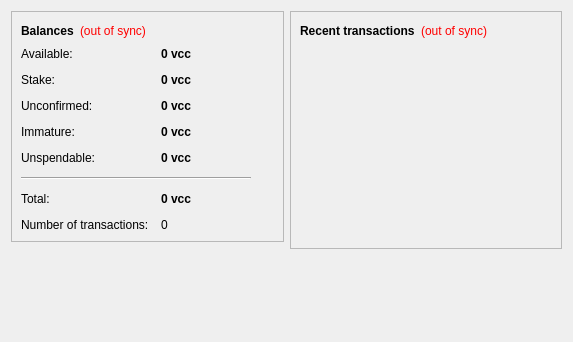
<?xml version="1.0" encoding="UTF-8"?>
<ui version="4.0">
 <class>OverviewPage</class>
 <widget class="QWidget" name="OverviewPage">
  <property name="geometry">
   <rect>
    <x>0</x>
    <y>0</y>
    <width>573</width>
    <height>342</height>
   </rect>
  </property>
  <property name="windowTitle">
   <string>Form</string>
  </property>
  <layout class="QHBoxLayout" name="horizontalLayout" stretch="1,1">
   <item>
    <layout class="QVBoxLayout" name="verticalLayout_2">
     <item>
      <widget class="QFrame" name="frame">
       <property name="frameShape">
        <enum>QFrame::StyledPanel</enum>
       </property>
       <property name="frameShadow">
        <enum>QFrame::Raised</enum>
       </property>
       <layout class="QVBoxLayout" name="verticalLayout_4">
        <item>
         <layout class="QHBoxLayout" name="horizontalLayout_4">
          <item>
           <widget class="QLabel" name="label_5">
            <property name="font">
             <font>
              <weight>75</weight>
              <bold>true</bold>
             </font>
            </property>
            <property name="text">
             <string>Balances</string>
            </property>
           </widget>
          </item>
          <item>
           <widget class="QLabel" name="labelWalletStatus">
            <property name="toolTip">
             <string>The displayed information may be out of date. Your wallet automatically synchronizes with the VCLASSICCOIN network after a connection is established, but this process has not completed yet.</string>
            </property>
            <property name="styleSheet">
             <string notr="true">QLabel { color: red; }</string>
            </property>
            <property name="text">
             <string notr="true">(out of sync)</string>
            </property>
            <property name="alignment">
             <set>Qt::AlignLeading|Qt::AlignLeft|Qt::AlignVCenter</set>
            </property>
           </widget>
          </item>
          <item>
           <spacer name="horizontalSpacer_2">
            <property name="orientation">
             <enum>Qt::Horizontal</enum>
            </property>
            <property name="sizeHint" stdset="0">
             <size>
              <width>40</width>
              <height>20</height>
             </size>
            </property>
           </spacer>
          </item>
         </layout>
        </item>
        <item>
         <layout class="QFormLayout" name="formLayout_2">
          <property name="fieldGrowthPolicy">
           <enum>QFormLayout::AllNonFixedFieldsGrow</enum>
          </property>
          <property name="horizontalSpacing">
           <number>12</number>
          </property>
          <property name="verticalSpacing">
           <number>12</number>
          </property>
          <item row="0" column="0">
           <widget class="QLabel" name="labelAvailableText">
            <property name="toolTip">
             <string>Your current available balance</string>
            </property>
            <property name="text">
             <string>Available:</string>
            </property>
           </widget>
          </item>
          <item row="0" column="1">
           <widget class="QLabel" name="labelAvailable">
            <property name="font">
             <font>
              <weight>75</weight>
              <bold>true</bold>
             </font>
            </property>
            <property name="cursor">
             <cursorShape>IBeamCursor</cursorShape>
            </property>
            <property name="toolTip">
             <string>Your current available balance</string>
            </property>
            <property name="text">
             <string notr="true">0 vcc</string>
            </property>
            <property name="alignment">
             <set>Qt::AlignLeading|Qt::AlignLeft|Qt::AlignVCenter</set>
            </property>
            <property name="textInteractionFlags">
             <set>Qt::LinksAccessibleByMouse|Qt::TextSelectableByKeyboard|Qt::TextSelectableByMouse</set>
            </property>
           </widget>
          </item>
          <item row="1" column="0">
           <widget class="QLabel" name="label_6">
            <property name="toolTip">
             <string>Total of coins that was staked, and do not yet count toward the current balance</string>
            </property>
            <property name="text">
             <string>Stake:</string>
            </property>
           </widget>
          </item>
          <item row="1" column="1">
           <widget class="QLabel" name="labelStake">
            <property name="font">
             <font>
              <weight>75</weight>
              <bold>true</bold>
             </font>
            </property>
            <property name="cursor">
             <cursorShape>IBeamCursor</cursorShape>
            </property>
            <property name="toolTip">
             <string>Total of coins that was staked, and do not yet count toward the current balance</string>
            </property>
            <property name="text">
             <string notr="true">0 vcc</string>
            </property>
            <property name="alignment">
             <set>Qt::AlignLeading|Qt::AlignLeft|Qt::AlignVCenter</set>
            </property>
            <property name="textInteractionFlags">
             <set>Qt::LinksAccessibleByMouse|Qt::TextSelectableByKeyboard|Qt::TextSelectableByMouse</set>
            </property>
           </widget>
          </item>
          <item row="2" column="0">
           <widget class="QLabel" name="label_3">
            <property name="toolTip">
             <string>Total of transactions that have yet to be confirmed, and do not yet count toward the current balance</string>
            </property>
            <property name="text">
             <string>Unconfirmed:</string>
            </property>
           </widget>
          </item>
          <item row="2" column="1">
           <widget class="QLabel" name="labelUnconfirmed">
            <property name="font">
             <font>
              <weight>75</weight>
              <bold>true</bold>
             </font>
            </property>
            <property name="cursor">
             <cursorShape>IBeamCursor</cursorShape>
            </property>
            <property name="toolTip">
             <string>Total of transactions that have yet to be confirmed, and do not yet count toward the current balance</string>
            </property>
            <property name="text">
             <string notr="true">0 vcc</string>
            </property>
            <property name="alignment">
             <set>Qt::AlignLeading|Qt::AlignLeft|Qt::AlignVCenter</set>
            </property>
            <property name="textInteractionFlags">
             <set>Qt::LinksAccessibleByMouse|Qt::TextSelectableByKeyboard|Qt::TextSelectableByMouse</set>
            </property>
           </widget>
          </item>
          <item row="3" column="0">
           <widget class="QLabel" name="labelImmatureText">
            <property name="toolTip">
             <string>Mined balance that has not yet matured</string>
            </property>
            <property name="text">
             <string>Immature:</string>
            </property>
           </widget>
          </item>
          <item row="3" column="1">
           <widget class="QLabel" name="labelImmature">
            <property name="font">
             <font>
              <weight>75</weight>
              <bold>true</bold>
             </font>
            </property>
            <property name="toolTip">
             <string>Mined balance that has not yet matured</string>
            </property>
            <property name="text">
             <string notr="true">0 vcc</string>
            </property>
            <property name="alignment">
             <set>Qt::AlignLeading|Qt::AlignLeft|Qt::AlignVCenter</set>
            </property>
            <property name="textInteractionFlags">
             <set>Qt::LinksAccessibleByMouse|Qt::TextSelectableByKeyboard|Qt::TextSelectableByMouse</set>
            </property>
           </widget>
          </item>
          <item row="4" column="0">
           <widget class="QLabel" name="labelBalanceWatchOnlyText">
            <property name="toolTip">
             <string>Your unspendable balance</string>
            </property>
            <property name="text">
             <string>Unspendable:</string>
            </property>
           </widget>
          </item>
          <item row="4" column="1">
           <widget class="QLabel" name="labelBalanceWatchOnly">
            <property name="font">
             <font>
              <weight>75</weight>
              <bold>true</bold>
             </font>
            </property>
            <property name="cursor">
             <cursorShape>IBeamCursor</cursorShape>
            </property>
            <property name="toolTip">
             <string>Your unspendable balance</string>
            </property>
            <property name="text">
             <string notr="true">0 vcc</string>
            </property>
            <property name="alignment">
             <set>Qt::AlignLeading|Qt::AlignLeft|Qt::AlignVCenter</set>
            </property>
            <property name="textInteractionFlags">
             <set>Qt::LinksAccessibleByMouse|Qt::TextSelectableByKeyboard|Qt::TextSelectableByMouse</set>
            </property>
           </widget>
          </item>
          <item row="5" column="0" colspan="2">
           <widget class="Line" name="line">
            <property name="maximumSize">
             <size>
              <width>230</width>
              <height>16777215</height>
             </size>
            </property>
            <property name="orientation">
             <enum>Qt::Horizontal</enum>
            </property>
           </widget>
          </item>
          <item row="6" column="0">
           <widget class="QLabel" name="labelTotalText">
            <property name="toolTip">
             <string>Your current total balance</string>
            </property>
            <property name="text">
             <string>Total:</string>
            </property>
           </widget>
          </item>
          <item row="6" column="1">
           <widget class="QLabel" name="labelTotal">
            <property name="font">
             <font>
              <weight>75</weight>
              <bold>true</bold>
             </font>
            </property>
            <property name="toolTip">
             <string>Your current total balance</string>
            </property>
            <property name="text">
             <string notr="true">0 vcc</string>
            </property>
            <property name="alignment">
             <set>Qt::AlignLeading|Qt::AlignLeft|Qt::AlignVCenter</set>
            </property>
            <property name="textInteractionFlags">
             <set>Qt::LinksAccessibleByMouse|Qt::TextSelectableByKeyboard|Qt::TextSelectableByMouse</set>
            </property>
           </widget>
          </item>
          <item row="7" column="0">
           <widget class="QLabel" name="label_2">
            <property name="toolTip">
             <string>Total number of transactions in wallet</string>
            </property>
            <property name="text">
             <string>Number of transactions:</string>
            </property>
           </widget>
          </item>
          <item row="7" column="1">
           <widget class="QLabel" name="labelNumTransactions">
            <property name="toolTip">
             <string>Total number of transactions in wallet</string>
            </property>
            <property name="text">
             <string notr="true">0</string>
            </property>
           </widget>
          </item>
         </layout>
        </item>
       </layout>
      </widget>
     </item>
     <item>
      <spacer name="verticalSpacer">
       <property name="orientation">
        <enum>Qt::Vertical</enum>
       </property>
       <property name="sizeHint" stdset="0">
        <size>
         <width>20</width>
         <height>40</height>
        </size>
       </property>
      </spacer>
     </item>
    </layout>
   </item>
   <item>
    <layout class="QVBoxLayout" name="verticalLayout_3">
     <item>
      <widget class="QFrame" name="frame_2">
       <property name="frameShape">
        <enum>QFrame::StyledPanel</enum>
       </property>
       <property name="frameShadow">
        <enum>QFrame::Raised</enum>
       </property>
       <layout class="QVBoxLayout" name="verticalLayout">
        <item>
         <layout class="QHBoxLayout" name="horizontalLayout_2">
          <item>
           <widget class="QLabel" name="label_4">
            <property name="text">
             <string>&lt;b&gt;Recent transactions&lt;/b&gt;</string>
            </property>
           </widget>
          </item>
          <item>
           <widget class="QLabel" name="labelTransactionsStatus">
            <property name="toolTip">
             <string>The displayed information may be out of date. Your wallet automatically synchronizes with the VCLASSICCOIN network after a connection is established, but this process has not completed yet.</string>
            </property>
            <property name="styleSheet">
             <string notr="true">QLabel { color: red; }</string>
            </property>
            <property name="text">
             <string notr="true">(out of sync)</string>
            </property>
            <property name="alignment">
             <set>Qt::AlignRight|Qt::AlignTrailing|Qt::AlignVCenter</set>
            </property>
           </widget>
          </item>
          <item>
           <spacer name="horizontalSpacer">
            <property name="orientation">
             <enum>Qt::Horizontal</enum>
            </property>
            <property name="sizeHint" stdset="0">
             <size>
              <width>40</width>
              <height>20</height>
             </size>
            </property>
           </spacer>
          </item>
         </layout>
        </item>
        <item>
         <widget class="QListView" name="listTransactions">
          <property name="styleSheet">
           <string notr="true">QListView { background: transparent; }</string>
          </property>
          <property name="frameShape">
           <enum>QFrame::NoFrame</enum>
          </property>
          <property name="verticalScrollBarPolicy">
           <enum>Qt::ScrollBarAlwaysOff</enum>
          </property>
          <property name="horizontalScrollBarPolicy">
           <enum>Qt::ScrollBarAlwaysOff</enum>
          </property>
          <property name="selectionMode">
           <enum>QAbstractItemView::NoSelection</enum>
          </property>
         </widget>
        </item>
       </layout>
      </widget>
     </item>
     <item>
      <spacer name="verticalSpacer_2">
       <property name="orientation">
        <enum>Qt::Vertical</enum>
       </property>
       <property name="sizeHint" stdset="0">
        <size>
         <width>20</width>
         <height>40</height>
        </size>
       </property>
      </spacer>
     </item>
    </layout>
   </item>
  </layout>
 </widget>
 <resources/>
 <connections/>
</ui>
